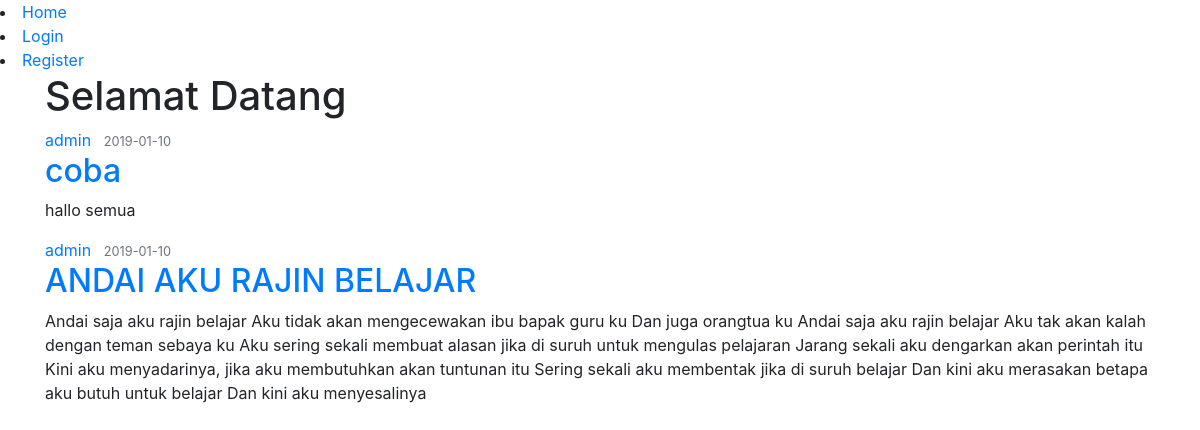
The page / on the database its author committed.
### app/models.py (models this page shows, shortened)
class Post(db.Model):
    id = db.Column(db.Integer, primary_key=True)
    judul = db.Column(db.String(100), nullable=False)
    tanggal = db.Column(db.DateTime, nullable=False, default=datetime.utcnow)
    isi = db.Column(db.Text, nullable=False)
    user_id = db.Column(db.Integer, db.ForeignKey('user.id'), nullable=False)
    @hybrid_property
    def danger(self):
        return s.dumps(self.id)

class User(db.Model, UserMixin ):
    id = db.Column(db.Integer, primary_key=True)
    username = db.Column(db.String(20), unique=True, nullable=False)
    password = db.Column(db.String(60), nullable=False)
    email = db.Column(db.String(120), unique=True, nullable=False)
    posts = db.relationship('Post', backref='author', lazy=True)

### app/routes.py (the view)
@app.route('/')
def home():
	user = User.query.all()
	posts = Post.query.all()
	return render_template('home.html', user=user, posts=posts)

### app/templates/home.html
{% extends "layout.html" %}
{% block content %}
{% if current_user.is_authenticated %}
	<h1>Selamat Datang {{current_user.username}}</h1>
{% else %}
	<h1>Selamat Datang</h1>
{% endif %}
{% for post in posts %}
        <article class="media content-section">
          <div class="media-body">
            <div class="article-metadata">
              <a class="mr-2" href="#">{{ post.author.username }}</a>
              <small class="text-muted">{{ post.tanggal.strftime('%Y-%m-%d') }}</small>
            </div>
            <h2><a class="article-title" href="{{ url_for('post', post_id=post.danger) }}">{{ post.judul }}</a></h2>
            <p class="article-content">{{ post.isi }}</p>
          </div>
        </article>
    {% endfor %}
{% endblock %}

### app/templates/layout.html (shortened to what this page needs)
<!DOCTYPE html>
<html>
<head>
	<link rel="stylesheet" type="text/css" href="{{url_for('static', filename='css/bootstrap.min.css')}}">
</head>
<body>
	<nav>
		{% if current_user.is_authenticated %}
		<li><a href="/"> Home </a></li>
		<li><a href="/new_post"> Isi Konten </a></li>
		<li><a href="/upload_gambar"> Upload gambar </a></li>
		<li><a href="/logout"> Keluar </a></li>
		{% else %}
		<li><a href="/"> Home </a></li>
		<li><a href="/login"> Login </a></li>
		<li><a href="/register"> Register </a></li>
		{% endif %}
	</nav>
 	<div class="container">
 		{% block content %} {% endblock %}
 	</div>
</body>
</html>

### rows shown on the page
Post: author.username "admin", tanggal "2019-01-10", judul "coba", isi "hallo semua"
Post: author.username "admin", tanggal "2019-01-10", judul "ANDAI AKU RAJIN BELAJAR", isi "Andai saja aku rajin belajar Aku tidak akan mengecewakan ibu bapak guru ku Dan juga orangtua ku Andai saja aku rajin belajar Aku tak akan kalah dengan teman sebaya ku Aku sering sekali membuat alasan jika di suruh untuk mengulas pelajaran Jarang sekali aku dengarkan akan perintah itu Kini aku menyadarinya, jika aku membutuhkan akan tuntunan itu Sering sekali aku membentak jika di suruh belajar Dan kini aku merasakan betapa aku butuh untuk belajar Dan kini aku menyesalinya"
